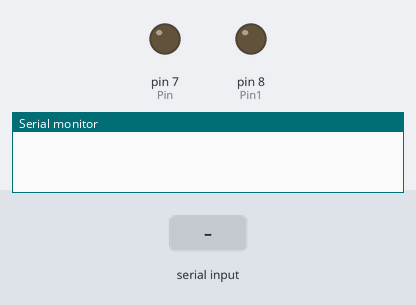
Simulated run of this sketch. Board: Arduino Uno, built with avr-gcc and run on an emulated ATmega328P. On the bench: output pins drawn as LEDs (lit = HIGH), the last lines printed to the serial monitor. The inputs (shaded band) are chosen by the test bench.

Above: at 1.3 s.
1.4 s: "1" received over the second serial link
At 2.4 s:
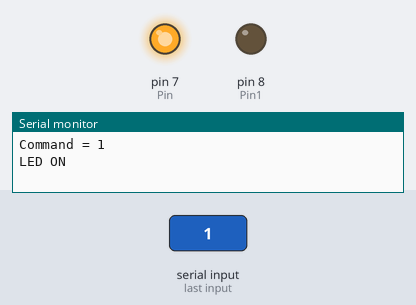
2.9 s: "2" received over the second serial link
At 3.6 s:
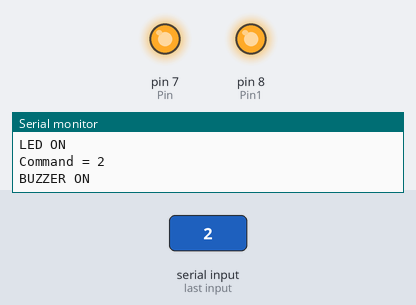
4.4 s: "0" received over the second serial link
At 4.7 s:
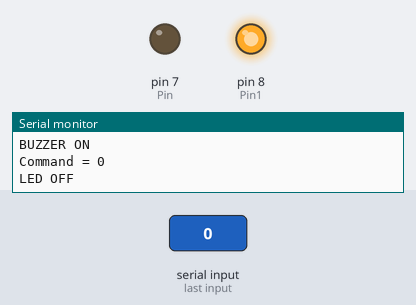
Timing chart, 0 to 7.4 s (numbered marks = the images above; inputs shaded):
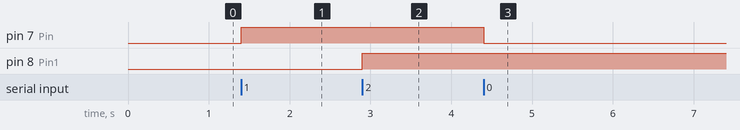

Measured:
- after the input at 1.4 s, pin 7 (Pin): LOW → HIGH at once
- after the input at 2.9 s, pin 8 (Pin1): LOW → HIGH at once
- after the input at 4.4 s, pin 7 (Pin): HIGH → LOW at once

The sketch:

Bluetooth_Control.ino
```cpp
#include <SoftwareSerial.h>
SoftwareSerial BTSerial(2, 3);

char cmd;
int Pin = 7;
int Pin1 = 8;

void setup()

{
    Serial.begin(9600);
    delay(100);
    BTSerial.begin(9600);
    pinMode(Pin, OUTPUT);
    pinMode(Pin1, OUTPUT);
}

void loop()
{
    if(BTSerial.available())
    {
      cmd = BTSerial.read();
      Serial.print("Command = ");
      Serial.println(cmd);

    if(cmd == '1') {
        Serial.println("LED ON");
        digitalWrite(Pin, HIGH);
    }

    if(cmd == '0') {
        Serial.println("LED OFF");
        digitalWrite(Pin, LOW);
    }
        if(cmd == '2') {
        Serial.println("BUZZER ON");
        digitalWrite(Pin1, HIGH);
        BTSerial.println(cmd);

        }

    if(cmd == '3') {
        Serial.println("BUZZER OFF");
        digitalWrite(Pin1, LOW);
        BTSerial.println(cmd);
  }

}

}
```
